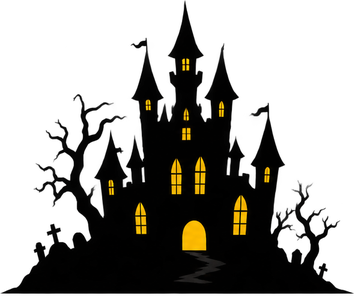
#> input picture art-source/halloween/before_clean/castle.png, 355 x 296 px, given in place of troll_head_blocky.png, which was not available
$ python icon_troll_blocky.py halloween/before_clean/castle.png out.png
#> lines starting #> are read from the running program, lines starting #| are printed output that depends on the picture; after the words box and inside, x2 and y2 are one past the last pixel; in counts of white or black regions, pixels touching at a corner belong together
# Launcher / web icon (owner, Nov 23 2026: "the character's new look, wearing nothing, just the head again, with the
# troll face; the background = the landing page's"). The head = the game's own blocky peach character with the /troll
# face (drawCharacter, joke 'troll', no clothes), cut to its art pixels: art-source/icon/troll_head_blocky.png (20 x 16).
# The background = the top of the Night Machine's sky with the moon at the side and stars (owner's second ask).  Run:  python3 art-source/icon_troll_blocky.py <project root> <preview dir>
# Writes android mipmaps (ic_launcher, _round, adaptive _foreground / _background) and www/assets/icon/icon512 / 192.
import sys
import numpy as np
from PIL import Image, ImageDraw, ImageFilter
R = sys.argv[1].rstrip('/') + '/'
OUT = sys.argv[2]
head = Image.open(R + 'art-source/icon/troll_head_blocky.png').convert('RGBA')
#> head is the input picture: PIL image 355x296 RGBA; mean R, G, B, A 5.4, 4.1, 0.2, 98.7


def hexrgb(h):
    return tuple(int(h[i:i + 2], 16) for i in (1, 3, 5))


MOON = Image.open(R + 'www/assets/night/moon.png').convert('RGBA')
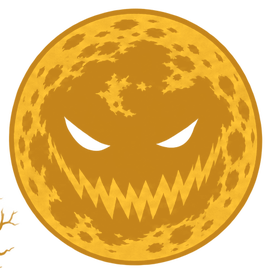
#> input picture art-source/halloween/before_clean/moon.png, 271 x 274 px, found by its file name
#> MOON is the input picture: PIL image 271x274 RGBA; mean R, G, B, A 208.8, 145.9, 31.5, 171.3


def scene(size, moon=(0.86, 0.15)):
    """(owner, Nov 23 2026 later: "no dirt; the Night weather's background, its very top: the moon at the side, and
    stars") the top of the Night Machine's sky (concert.js drawNightBg): deep blue, darkest at the top, twinkling
    stars (the big ones with a little cross), the owner's moon with its soft blue-white glow up at the side"""
#> called with size = 1024, moon = (0.86, 0.15)
    y = np.linspace(0, 1, size)[:, None]
    stops = [(0, '#030816'), (0.55, '#081a46'), (1, '#14388a')]
    col = np.zeros((size, 3))
    for (a, ca), (b, cb) in zip(stops, stops[1:]):
        m = (y[:, 0] >= a) & (y[:, 0] <= b)
        t = ((y[:, 0] - a) / (b - a))[m][:, None]
        col[m] = np.array(hexrgb(ca)) * (1 - t) + np.array(hexrgb(cb)) * t
    im = Image.fromarray(np.repeat(col[:, None, :], size, axis=1).astype(np.uint8)).convert('RGBA')
    d = ImageDraw.Draw(im)
    rnd = np.random.default_rng(7)
    u = size / 256
    for _ in range(60):
        x, yy, r, a = rnd.random() * size, rnd.random() * size * 0.95, rnd.choice([1, 1, 1, 1.5, 2]), 0.4 + 0.6 * rnd.random()
        z = max(1, round(r * u))
        c = (235, 244, 255, int(255 * a))
        d.rectangle([x, yy, x + z - 1, yy + z - 1], fill=c)
        if r >= 2:
            h = (235, 244, 255, int(128 * a))
            d.rectangle([x - z, yy + z * 0.35, x + 2 * z, yy + z * 0.65], fill=h)
            d.rectangle([x + z * 0.35, yy - z, x + z * 0.65, yy + 2 * z], fill=h)
    if moon:
        mh = size * 0.3
        cx, cy = moon[0] * size, moon[1] * size
        g = np.mgrid[0:size, 0:size].astype(float)
        dist = np.sqrt((g[1] - cx) ** 2 + (g[0] - cy) ** 2) / mh
        al = np.interp(dist, [0, 0.4, 0.85, 1.3], [0.45, 0.45, 0.18, 0])
        glow = np.zeros((size, size, 4), np.uint8)
        glow[..., 0], glow[..., 1], glow[..., 2] = 190, 220, 255
        glow[..., 3] = (al * 255).astype(np.uint8)
        im.alpha_composite(Image.fromarray(glow))
        m = MOON.resize((round(mh), round(mh)), Image.LANCZOS)
        im.alpha_composite(m, (round(cx - mh / 2), round(cy - mh / 2)))
    return im


def headlayer(size, frac, dy=0.0):
#> called with size = 1024, frac = 0.66, dy = 0.06
    L = Image.new('RGBA', (size, size))
#> L: PIL image 1024x1024 RGBA; every value is 0
    s = max(1, int(size * frac / head.width))
#> s = 1
    h = head.resize((head.width * s, head.height * s), Image.NEAREST)
    L.alpha_composite(h, ((size - h.width) // 2, (size - h.height) // 2 - round(size * 0.03) + round(size * dy)))
    return L


def rounded(img, rad):
    m = Image.new('L', img.size, 0)
    ImageDraw.Draw(m).rounded_rectangle([0, 0, img.width - 1, img.height - 1], rad, fill=255)
    o = Image.new('RGBA', img.size)
    o.paste(img, (0, 0), m)
    return o


def circle(img):
    m = Image.new('L', img.size, 0)
    ImageDraw.Draw(m).ellipse([0, 0, img.width - 1, img.height - 1], fill=255)
    o = Image.new('RGBA', img.size)
    o.paste(img, (0, 0), m)
    return o


master = scene(1024)
master.alpha_composite(headlayer(1024, 0.66, 0.06))
master.save(OUT + '/master.png')
res = R + 'android/app/src/main/res/'
for k, s in {'mdpi': 48, 'hdpi': 72, 'xhdpi': 96, 'xxhdpi': 144, 'xxxhdpi': 192}.items():
    m = master.resize((s, s), Image.LANCZOS)
    rounded(m, round(s * 0.16)).save(res + f'mipmap-{k}/ic_launcher.png')
    circle(m).save(res + f'mipmap-{k}/ic_launcher_round.png')
    fs = round(s * 108 / 48)
    # adaptive: the launcher shows the middle 72 of 108 dp: the background is the whole scene, the head inside the safe zone
    bg = scene(fs * 4, moon=(0.74, 0.27))  # (the launcher shows the middle 72 of 108 dp: the moon inside it)
    bg.resize((fs, fs), Image.LANCZOS).convert('RGB').save(res + f'mipmap-{k}/ic_launcher_background.png')
    fg = headlayer(fs * 4, 0.66 * 72 / 108, 0.04 * 72 / 108).resize((fs, fs), Image.NEAREST)
    fg.save(res + f'mipmap-{k}/ic_launcher_foreground.png')
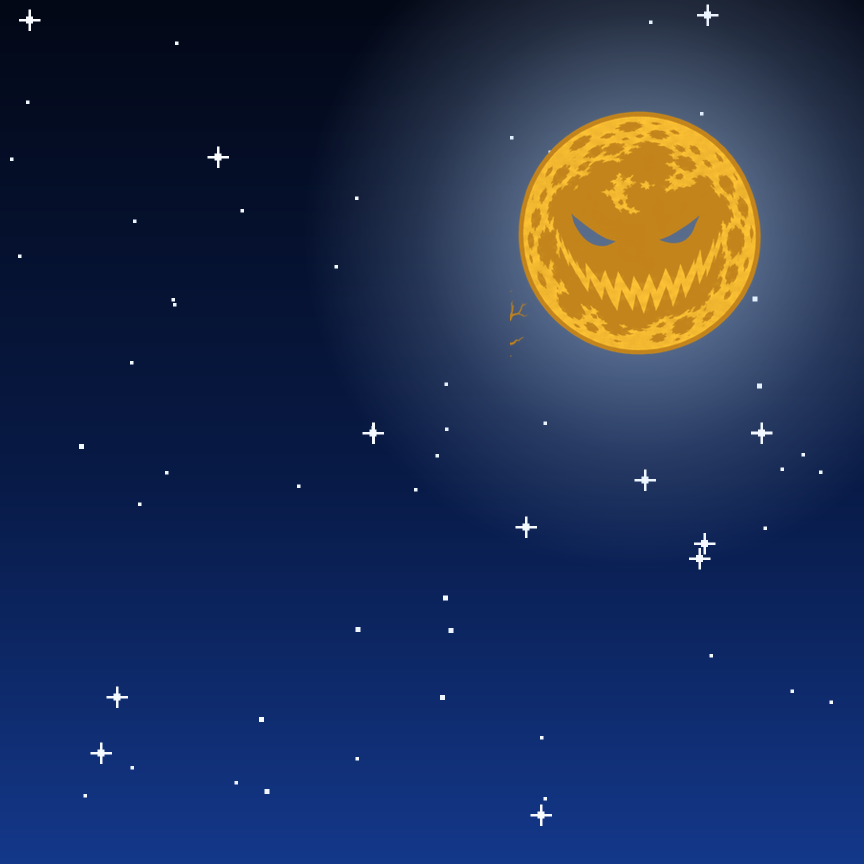
#> bg: PIL image 1728x1728 RGBA (shown at 1/2 size); mean R, G, B, A 32.6, 47.7, 83.3, 254.7; transparent parts drawn white
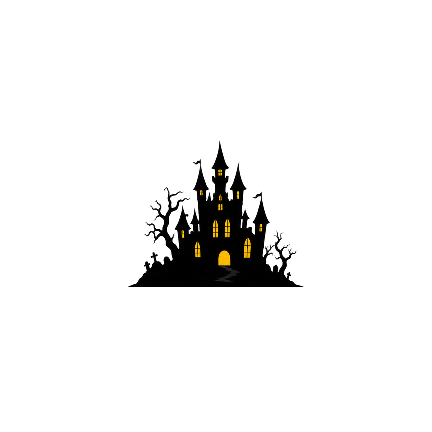
#> fg: PIL image 432x432 RGBA; mean R, G, B, A 0.8, 0.6, 0, 13.9; transparent parts drawn white
#> m: PIL image 192x192 RGBA
for s in (512, 192):
    rounded(master.resize((s, s), Image.LANCZOS), round(s * 0.16)).save(R + f'www/assets/icon/icon{s}.png')
#> this loop made 2 passes
#> pass 1, `rounded(master.resize((s, s), Image.LANCZOS), round(s * 0.16)).save(R ..`:
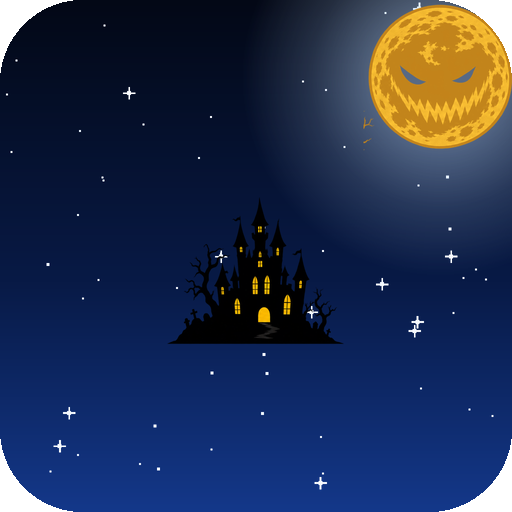
#> saved as icon512.png: PIL image 512x512 RGBA; mean R, G, B, A 27.8, 41.2, 73.9, 249; transparent parts drawn white
# previews: rounded, round, adaptive (circle mask on the middle 72 dp)
pv = Image.new('RGBA', (3 * 300, 300), (40, 40, 40, 255))
pv.alpha_composite(rounded(master.resize((280, 280), Image.LANCZOS), 45), (10, 10))
#> in rounded (call 8), `m = Image.new('L', img.size, 0)`: m: PIL image 280x280 L; every value is 0
#> in rounded (call 8), `ImageDraw.Draw(m).rounded_rectangle([0, 0, img.width - 1, img.height -..`:
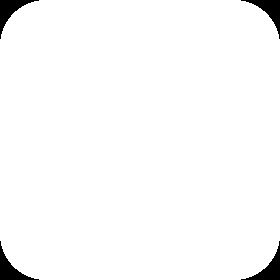
#> m: PIL image 280x280 L; 97.7% white; 4 black regions, box (x1, y1, x2, y2) and area: (0, 0, 39, 39) 447, (241, 0, 280, 39) 447, (0, 241, 39, 280) 447, (241, 241, 280, 280) 447
#> in rounded (call 8), `o = Image.new('RGBA', img.size)`: o: PIL image 280x280 RGBA; every value is 0
pv.alpha_composite(circle(master.resize((280, 280), Image.LANCZOS)), (310, 10))
#> in circle (call 6), `ImageDraw.Draw(m).ellipse([0, 0, img.width - 1, img.height - 1], fill=..`: m: PIL image 280x280 L; 78.5% white; 4 black regions, box (x1, y1, x2, y2) and area: (0, 0, 128, 128) 4219, (152, 0, 280, 128) 4219, (0, 152, 128, 280) 4219, (152, 152, 280, 280) 4219
ad = Image.open(res + 'mipmap-xxxhdpi/ic_launcher_background.png').convert('RGBA')
ad.alpha_composite(Image.open(res + 'mipmap-xxxhdpi/ic_launcher_foreground.png'))
ad = ad.crop((72, 72, 360, 360)).resize((280, 280), Image.LANCZOS)
#> ad: PIL image 280x280 RGBA
pv.alpha_composite(circle(ad), (610, 10))
#> in circle (call 7), `o.paste(img, (0, 0), m)`:
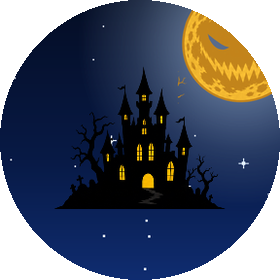
#> o: PIL image 280x280 RGBA; mean R, G, B, A 29.1, 36.4, 53.9, 200.1; transparent parts drawn white
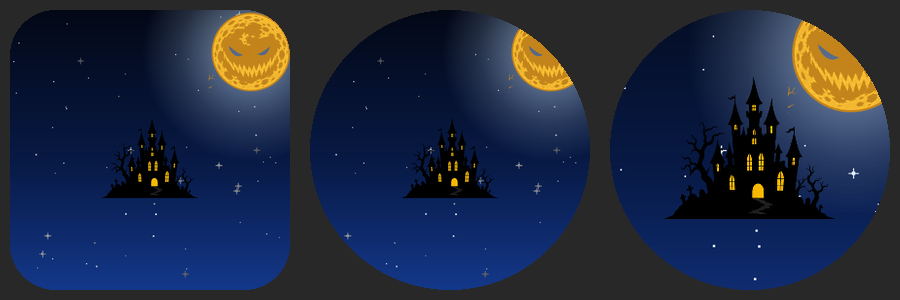
#> pv: PIL image 900x300 RGBA; mean R, G, B, A 32.1, 41.5, 64.3, 255
pv.save(OUT + '/icon_preview.png')
print('icon written')
